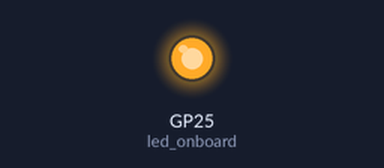
Bench run of a program on a simulated Raspberry Pi Pico running MicroPython. Parts: output pins drawn as LEDs (lit = HIGH).

Above: at 2.5 s.
At 7.5 s:
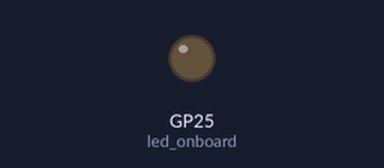
Timing chart, 0 to 13.0 s (numbered marks = the images above):
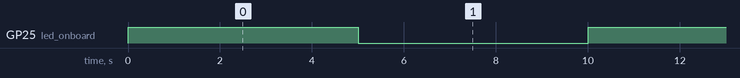

The program:

04_blink.py
```python
'''
CHALLENGE: LONGER LIGHT-UP
# ./imgs/01_breadboard.png

1. How would you change your program to make the LED stay on for longer?
2. What about staying off for longer?
3. What’s the smallest delay you can use while still seeing the LED switch on and off?
'''

import machine
import utime

# for RPP  (the on-board LED)
# led_onboard = machine.Pin(25, machine.Pin.OUT)
# for RPP W (the on-board LED)
led_onboard = machine.Pin("LED", machine.Pin.OUT)
while True:
    led_onboard.value(1)
    utime.sleep(5)  # 1 changing 5 to a larger number (seconds)
    led_onboard.value(0)
    utime.sleep(5)  # 2 changing 5 to a larger number (seconds)

# 3
'''
utime.sleep()
sleep for the given number of seconds. seconds can be a floating-point number to sleep
for a fractional number of seconds. Note that other MicroPython ports may not accept
floating-point argument, for compatibility with them use sleep_ms() and sleep_us() functions.

utime.sleep_ms() delay for given number of milliseconds, should be positive or 0.

utime.sleep_us() delay for given number of microseconds, should be positive or 0
'''
```

Measured:
- by itself, GP25 (led_onboard): alternates HIGH for 5.0 s and LOW for 5.0 s
